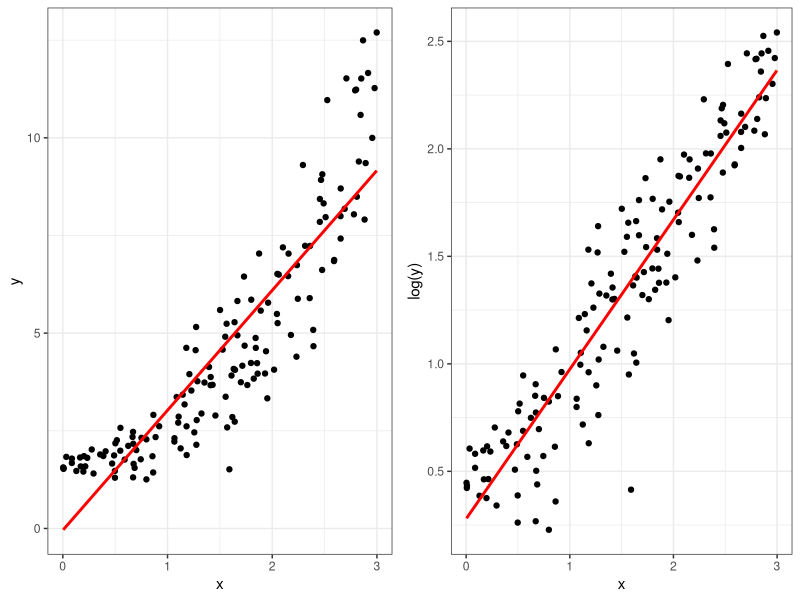
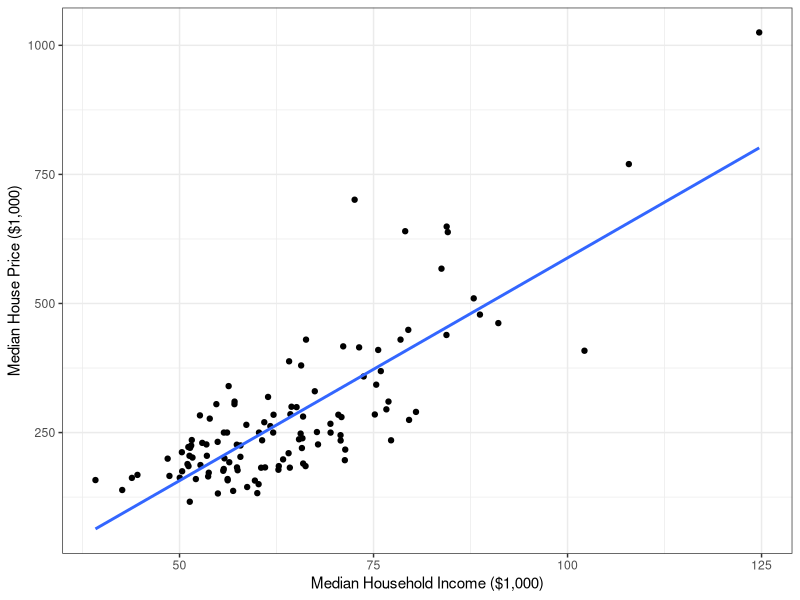
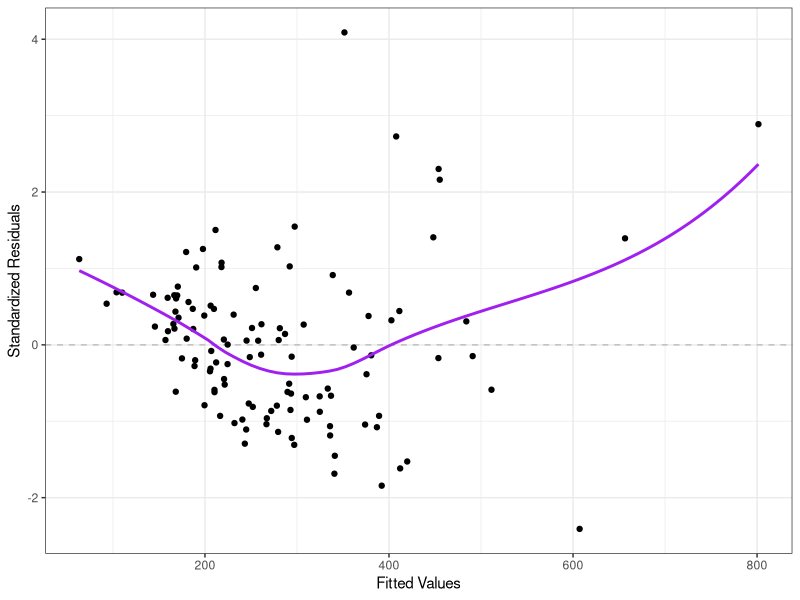
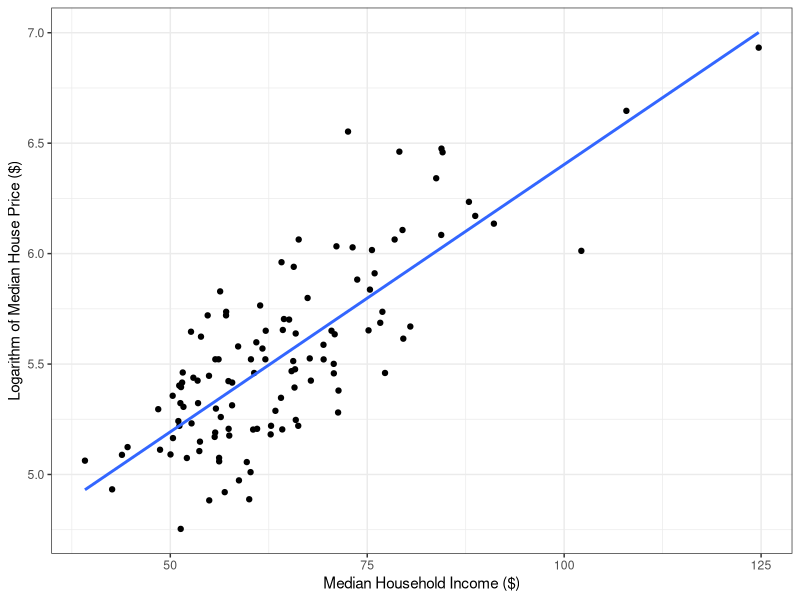
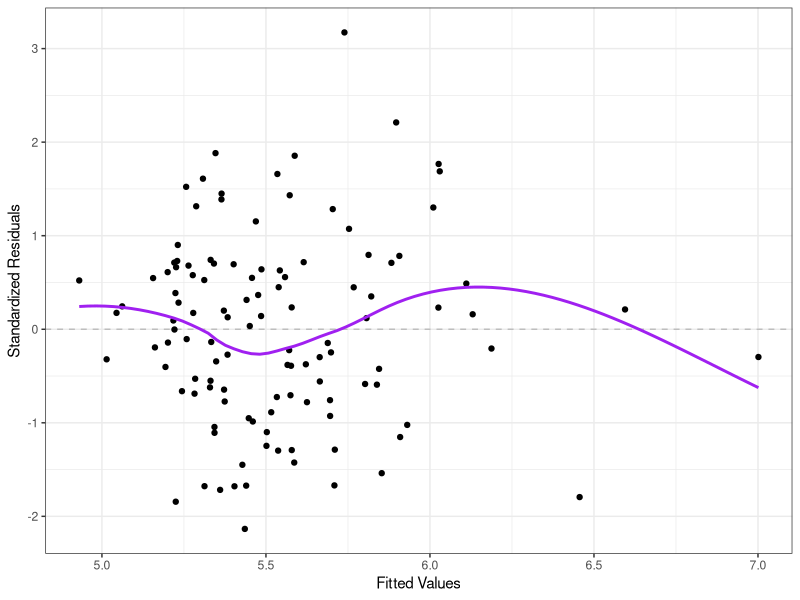
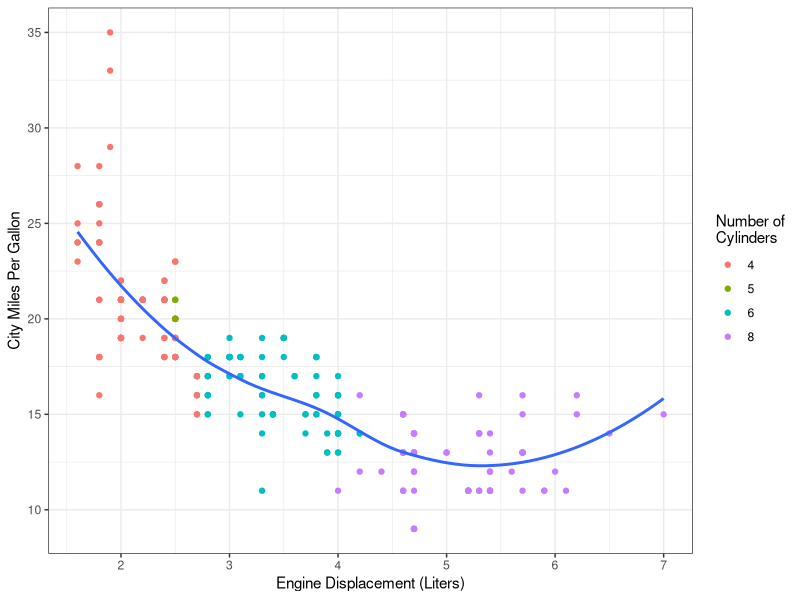
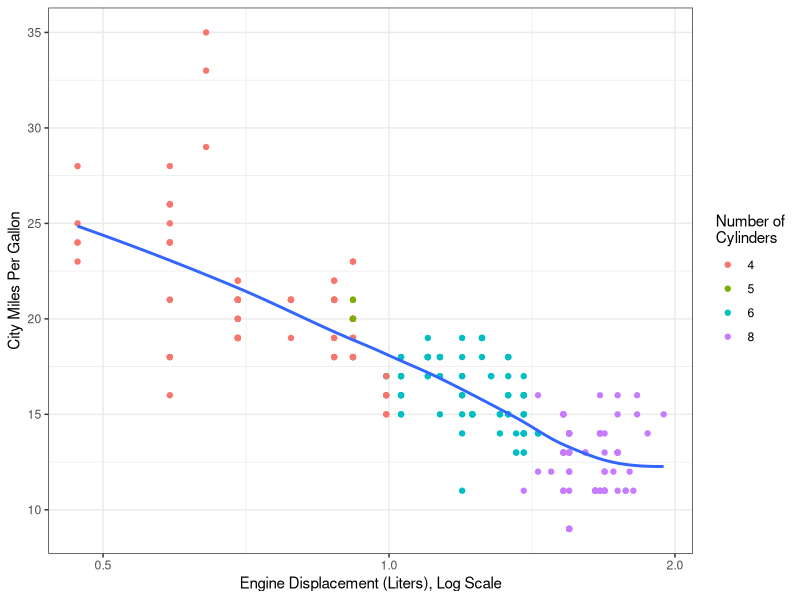
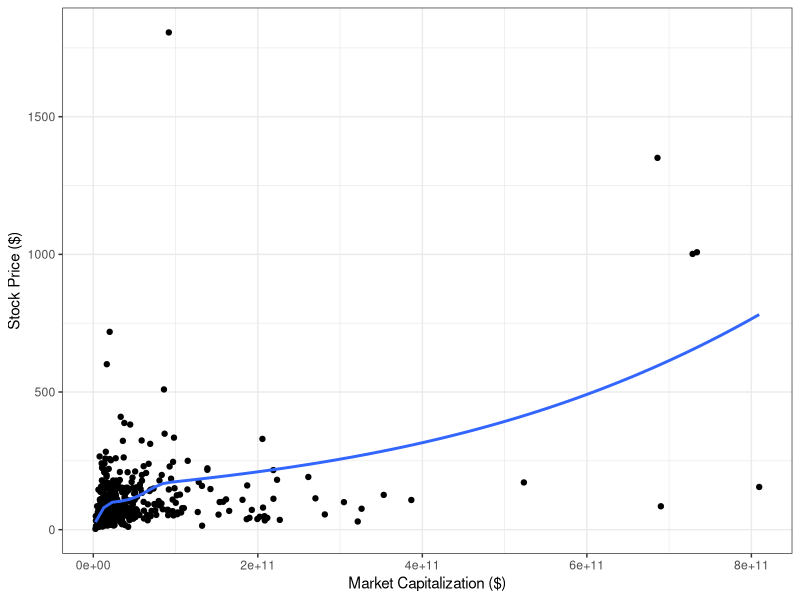

Generate these figures, in order, with R:
## ---- chunk 1
library(tidyverse)
library(cowplot)
library(broom)
## ---- chunk 2
n <- 150
set.seed(2020)
x <- runif(n, min=0, max=3)
y <- 0.5 + exp(0.8*x) + rnorm(n, sd=0.2 + 0.4*x)
lmfit2 <- lm(y~x)
g1 <- ggplot()+ theme_bw() + geom_point(aes(x=x, y=y))  + geom_smooth(aes(x=x, y=y), method="lm", col="red", se=F) # + ggtitle("Synthetic Data 2: Fitted Line")
g2 <- ggplot()+ theme_bw() + geom_point(aes(x=x, y=log(y)))  + geom_smooth(aes(x=x, y=log(y)), method="lm", col="red", se=F) # + ggtitle("Synthetic Data 2: Fitted Line")

# g2 <- ggplot() + theme_bw() + geom_point(aes(x=fitted(lmfit2), y=rstandard(lmfit2))) + xlab("Fitted Values") + ylab("Standardized Residuals") # + ggtitle("Synthetic Data 2: Residuals v. Fitted")
plot_grid(g1, g2)
## ---- chunk 3
housing_inc <- read_csv("data/housing_income.csv")
housing_inc <- subset(housing_inc, !is.na(median_income))
housing_inc <- housing_inc %>%
  mutate(median_income = median_income/1000,
         median_sale_price=median_sale_price/1000)
## ---- chunk 4
gg_housing_inc <- ggplot(housing_inc, aes(x=median_income,
                 y=median_sale_price)) + theme_bw() + 
  geom_point() +
  ylab("Median House Price ($1,000)") +
  xlab("Median Household Income ($1,000)")
gg_housing_inc +
  geom_smooth(method="lm", se=F)
## ---- chunk 5
housing_lm <- lm(median_sale_price~median_income, data=housing_inc)
ggplot() + theme_bw() + 
  geom_hline(aes(yintercept=0), col="grey", lty=2) +
  geom_point(aes(x=fitted(housing_lm), y=rstandard(housing_lm))) +
  geom_smooth(aes(x=fitted(housing_lm), y=rstandard(housing_lm)), se=F, col="purple") +
  xlab("Fitted Values") + ylab("Standardized Residuals") # + ggtitle("Synthetic Data 2: Residuals v. Fitted")
## ---- chunk 6
gg_housing_inc_logy <- ggplot(housing_inc, aes(x=median_income,
                 y=log(median_sale_price))) + theme_bw() + 
  geom_point() +
  ylab("Logarithm of Median House Price ($)") +
  xlab("Median Household Income ($)")
gg_housing_inc_logy +
  geom_smooth(method="lm", se=F)
## ---- chunk 7
housing_lm2 <- lm(log(median_sale_price)~median_income, data=housing_inc)
ggplot() + theme_bw() + 
  geom_hline(aes(yintercept=0), col="grey", lty=2) +
  geom_point(aes(x=fitted(housing_lm2), y=rstandard(housing_lm2))) +
  geom_smooth(aes(x=fitted(housing_lm2), y=rstandard(housing_lm2)), se=F, col="purple") +
  xlab("Fitted Values") + ylab("Standardized Residuals") # + ggtitle("Synthetic Data 2: Residuals v. Fitted")
## ---- chunk 8
summary(housing_lm2)
broom::tidy(housing_lm2, conf.int=T)
## ---- chunk 9
mpg %>%
  mutate(cyl=as.character(cyl)) %>%
ggplot() + theme_bw() + 
  geom_point(aes(x=displ,
                 y=cty,
                 col=cyl)) +
  geom_smooth(aes(x=displ,
                 y=cty),
              se=FALSE) +
    labs(color="Number of\nCylinders",
         x="Engine Displacement (Liters)",
         y="City Miles Per Gallon")
## ---- chunk 10
mpg %>%
  mutate(cyl=as.character(cyl)) %>%
ggplot() + theme_bw() + 
  geom_point(aes(x=log(displ),
                 y=cty,
                 col=cyl)) +
  geom_smooth(aes(x=log(displ),
                 y=cty),
              se=FALSE) +
    labs(color="Number of\nCylinders",
         x="Engine Displacement (Liters), Log Scale",
         y="City Miles Per Gallon") +
  scale_x_log10()
## ---- chunk 11
mpg_logx_lm <- lm(hwy~log(displ), data=mpg)
tidy(mpg_logx_lm, conf.int=TRUE)
## ---- chunk 12
sp500 <- read_csv("data/sp500.csv")
sp500$sector[sp500$sector=="Telecommunication Services"] <- "Telecommunication"
## ---- chunk 13
g_sp1 <- ggplot(aes(x=market_cap,
                  y=price),
              data=sp500) + theme_bw() + 
   geom_point() + 
   xlab("Market Capitalization ($)") + 
   ylab("Stock Price ($)") +
  geom_smooth( se=F)
g_sp1
## ---- chunk 14
g_sp4 <- ggplot(aes(x=log(market_cap),
                  y=log(price)),
              data=sp500) + theme_bw() + 
   geom_point() + 
   xlab("Log(Market Capitalization) ($)") + 
   ylab("Log(Stock Price) ($)") +
  geom_smooth( se=F) +
  geom_smooth(method="lm", se=F, col="red")
g_sp4
## ---- chunk 15
sp_lm1 <- lm(log(price)~log(market_cap), data=sp500)
tidy(sp_lm1, conf.int=TRUE)
## ---- chunk 16
g_sp5 <- ggplot(aes(x=market_cap,
                  y=price),
              data=sp500) + theme_bw() + 
   geom_point() + 
   xlab("Market Capitalization ($)") + 
   ylab("Stock Price ($)") +
  geom_line(aes(x=sp500$market_cap, y=exp(fitted(sp_lm1))), col="red")
g_sp5
## ---- chunk 17
mpg %>%
  mutate(cyl=as.character(cyl)) %>%
ggplot() + theme_bw() + 
  geom_point(aes(x=displ,
                 y=cty,
                 col=cyl)) +
  geom_smooth(aes(x=displ,
                 y=cty),
              formula=y~poly(x, 2),
              method=lm,
              se=FALSE) +
    labs(color="Number of\nCylinders",
         x="Engine Displacement (Liters), Log Scale",
         y="City Miles Per Gallon") +
  scale_x_log10()
## ---- chunk 18
mpg_quad <- lm(hwy~displ + I(displ^2), data=mpg)
summary(mpg_quad)
## ---- chunk 19
mpg_quad_v2 <- lm(hwy~poly(displ, 2), data=mpg)
summary(mpg_quad_v2)
## ---- chunk 20
predict(mpg_quad_v2,
        newdata=data.frame(displ=6),
        interval="prediction")
## ---- chunk 21
library(splines)
x <- seq(0, 10, length=100)
S <- ns(x, df=4)
Sdf <- data.frame(S) %>%
  rename(z1=X1, z2=X2, z3=X3, z4=X4) %>%
  mutate(x=x) %>%
  pivot_longer(cols=-x)
# matplot(x, ns(x, df=4), type="l")
ggplot(Sdf) + theme_bw() + 
  geom_path(aes(x=x,y=value, col=name)) +
  labs(col="Spline")
## ---- chunk 22
plot(x, S %*% c(1, -0.5, 0.2, 0.4), type="l", xlab="", ylab="")
## ---- chunk 23
bb <- read_csv("data/rockies_hits_2019.csv")
bb <- bb %>%
  mutate(events=factor(events, levels=c("single", "double", "triple", "home_run"))) %>%
  mutate(Outcome=factor(hit, levels=c(T, F), labels=c("Hit", "Out")))
## ---- chunk 24
g_bb_langle_hitdist <- bb %>%
  filter(!is.na(launch_speed)) %>%
  ggplot() + theme_bw() + 
  geom_point(aes(x=launch_angle, y=hit_distance, col=Outcome), alpha=0.3) +
  xlab("Launch Angle (degrees)") +
  ylab("Distance Travelled (ft)")
g_bb_langle_hitdist +
  geom_smooth(aes(x=launch_angle,
                  y=hit_distance),
              formula=y~ns(x, 6),
              method=lm)
## ---- chunk 25
bb_lm_spline <- lm(hit_distance~ns(launch_angle, 6), data=bb)
summary(bb_lm_spline)
